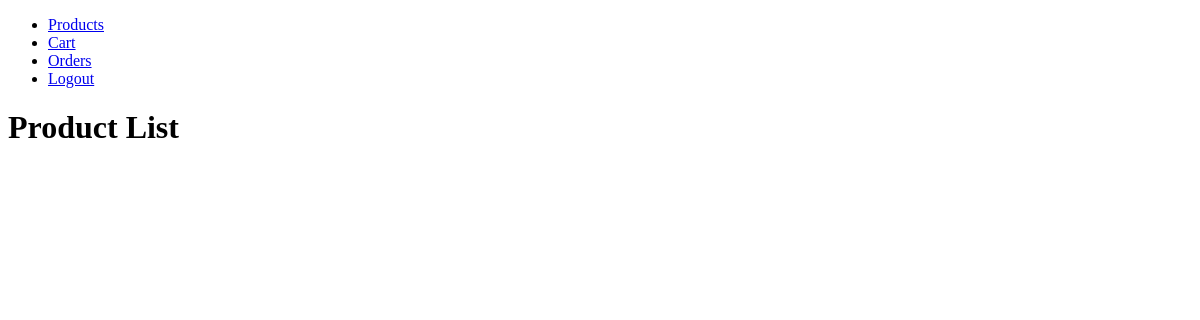
Before: /products/ with the older database file.
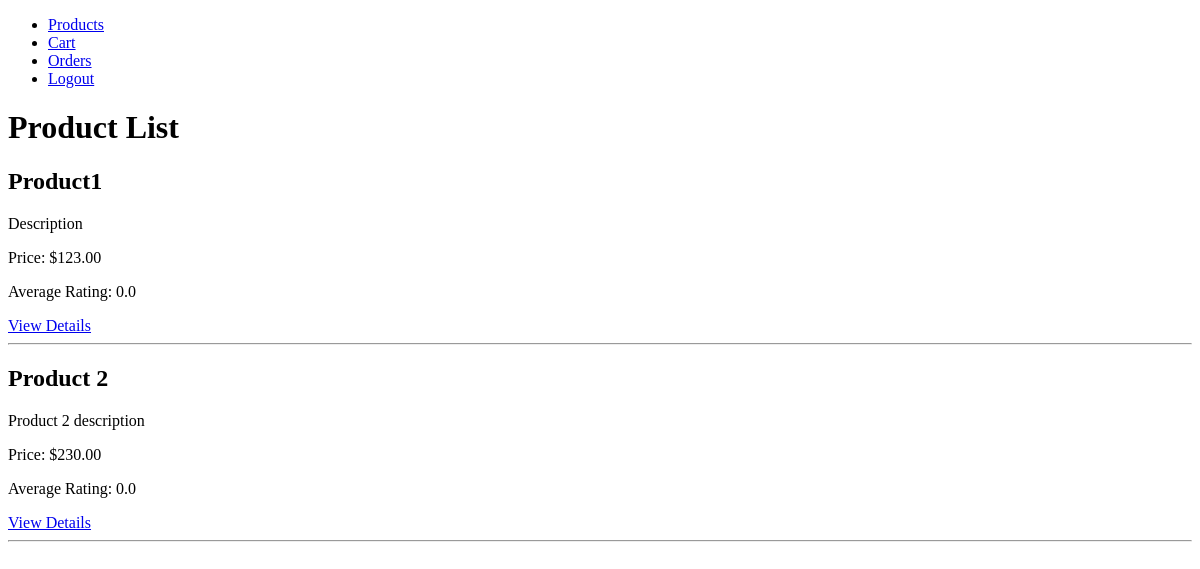
After: the same page with the newer database file.
### shop/models.py (models this page shows, shortened)
class Product(models.Model):
    slug              = models.SlugField(('Slug'), max_length=100, editable=False, null=True, blank=True)
    name              = models.CharField(max_length=255)
    description       = models.TextField()
    price             = models.DecimalField(max_digits=10, decimal_places=2)
    stock             = models.PositiveIntegerField()
    image             = models.FileField(('Product Image'), null=True, blank=True, upload_to=product_image, default=product_default_image)
    average_rating    = models.FloatField(default=0.0)

### shop/views.py (the view)
# urls.py: path('products/', ProductListView.as_view(), name='product_list'),
class ProductListView(View):
    def get(self, request):
        products = Product.objects.all()
        return render(request, 'shop/product_list.html', {'products': products})

### shop/templates/shop/product_list.html
{% extends 'base.html' %}
{% block content %}
    <h1>Product List</h1>
    {% for product in products %}
        <div>
            <h2>{{ product.name }}</h2>
            <p>{{ product.description }}</p>
            <p>Price: ${{ product.price }}</p>
            <p>Average Rating: {{ product.average_rating }}</p>
            <a href="{% url 'shop:product_detail' product.pk %}">View Details</a>
            <hr>
        </div>
    {% endfor %}
{% endblock %}

### templates/base.html (shortened to what this page needs)
<!DOCTYPE html>
<html lang="en">
<head>
</head>
<body>
    <nav>
        <ul>
            <li><a href="{% url 'customer:product_list' %}">Products</a></li>
            <li><a href="{% url 'customer:cart' %}">Cart</a></li>
            <li><a href="{% url 'customer:order_list' %}">Orders</a></li>
            <li><a href="{% url 'customer:logout' %}">Logout</a></li>
        </ul>
    </nav>
    {% block content %}
    {% endblock %}
</body>
</html>

Changed rows visible on the page:
added Product: name "Product1", description "Description", price "123.00", average_rating "0.0"
added Product: name "Product 2", description "Product 2 description", price "230.00", average_rating "0.0"
